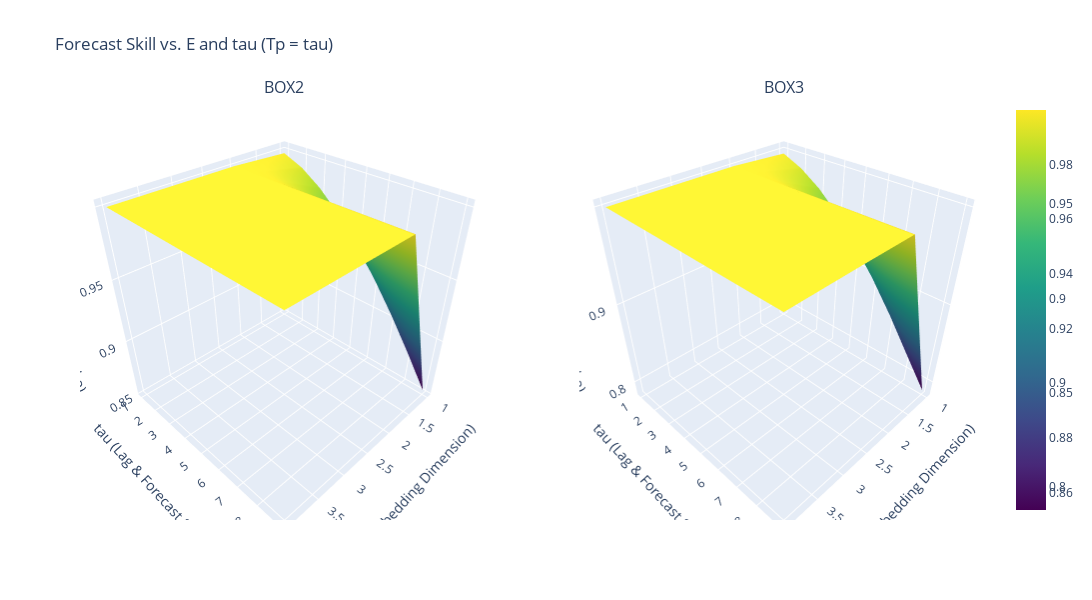

Here is the notebook cell this chart was saved with:
### Code cell
import numpy as np
import plotly.graph_objects as go
from plotly.subplots import make_subplots
import pandas as pd

# Prepare DataFrame
df = pd.DataFrame({
    'time': time,
    'X': data_array[:, 1],  
    'Y': data_array[:, 2],    
})


tau_values   = range(1, 10, 1)  # 10,20,30,...,100
E_candidates = range(1, 5)        # 1..8

# 2) We'll store results in 2D arrays:
#    rows = different tau, cols = different E
ant_results_3d   = np.zeros((len(tau_values), len(E_candidates)))
ngrip_results_3d = np.zeros((len(tau_values), len(E_candidates)))

# 3) Loop over all tau and E values to fill in the 2D arrays
for i, tau in enumerate(tau_values):
    ant_results = find_best_E(
        df, 
        E_values = E_candidates, 
        data_column = 'X',
        tau = tau,
        Tp = tau,           # forecast tau steps ahead
        lib='1 400',        # e.g. rows 1..900 as library
        pred='401 801',    # rows 901..1851 as prediction
        noTime=False
    )
    ngrip_results = find_best_E(
        df, 
        E_values = E_candidates, 
        data_column = 'Y',
        tau = tau,
        Tp = tau,
        lib='1 400',
        pred='401 801',
        noTime=False
    )
    
    for j, E in enumerate(E_candidates):
        ant_results_3d[i,j]   = ant_results[E]
        ngrip_results_3d[i,j] = ngrip_results[E]

# e.g. to create mesh for x=E, y=tau:
E_grid, Tau_grid = np.meshgrid(E_candidates, tau_values)  # each shape: (len(tau_values), len(E_candidates))


# Create a 1x2 grid of 3D subplots
fig = make_subplots(
    rows=1, cols=2, 
    specs=[[{'type': 'surface'}, {'type': 'surface'}]],
    subplot_titles=["BOX2", "BOX3"]
)

# -- Add the Antarctic surface (left subplot, row=1,col=1)
fig.add_trace(
    go.Surface(
        x=E_grid,          # embedding dimension
        y=Tau_grid,        # tau
        z=ant_results_3d,  # correlation skill
        colorscale='Viridis',
        name='BOX2'
    ),
    row=1, col=1
)

# -- Add the NGRIP surface (right subplot, row=1,col=2)
fig.add_trace(
    go.Surface(
        x=E_grid,
        y=Tau_grid,
        z=ngrip_results_3d,
        colorscale='Viridis',
        name='BOX3'
    ),
    row=1, col=2
)

# Update layout for each subplot’s axes and overall figure
fig.update_layout(
    title="Forecast Skill vs. E and tau (Tp = tau)",
    width=1200, height=600
)

# Customize the axis titles on each 3D subplot
fig.update_scenes(
    dict(
        xaxis_title="E (Embedding Dimension)",
        yaxis_title="tau (Lag & Forecast Steps)",
        zaxis_title="Forecast Skill (rho)"
    ),  # scene1 settings
    row=1, col=1
)
fig.update_scenes(
    dict(
        xaxis_title="E (Embedding Dimension)",
        yaxis_title="tau (Lag & Forecast Steps)",
        zaxis_title="Forecast Skill (rho)"
    ),  # scene2 settings
    row=1, col=2
)

fig.show()

### Figure 1 — Plotly figure (JSON) as saved in the notebook; plotly's stock layout.template omitted (floating-point values rounded to 4 significant figures)
{"data": [{"colorscale": [[0, "#440154"], [0.1111, "#482878"], [0.2222, "#3e4989"], [0.3333, "#31688e"], [0.4444, "#26828e"], [0.5556, "#1f9e89"], [0.6667, "#35b779"], [0.7778, "#6ece58"], [0.8889, "#b5de2b"], [1, "#fde725"]], "name": "BOX2", "scene": "scene", "type": "surface", "x": [[1, 2, 3, 4], [1, 2, 3, 4], [1, 2, 3, 4], [1, 2, 3, 4], [1, 2, 3, 4], [1, 2, 3, 4], [1, 2, 3, 4], [1, 2, 3, 4], [1, 2, 3, 4]], "y": [[1, 1, 1, 1], [2, 2, 2, 2], [3, 3, 3, 3], [4, 4, 4, 4], [5, 5, 5, 5], [6, 6, 6, 6], [7, 7, 7, 7], [8, 8, 8, 8], [9, 9, 9, 9]], "z": [[0.9977, 0.9999, 1.0, 1.0], [0.9911, 0.9999, 1.0, 0.9999], [0.9806, 0.9999, 0.9999, 0.9999], [0.9663, 0.9999, 0.9999, 0.9999], [0.9487, 0.9999, 0.9999, 0.9999], [0.9282, 0.9999, 0.9999, 0.9999], [0.9054, 0.9999, 0.9999, 0.9998], [0.8804, 0.9999, 0.9999, 0.9998], [0.8536, 0.9999, 0.9999, 0.9998]]}, {"colorscale": [[0, "#440154"], [0.1111, "#482878"], [0.2222, "#3e4989"], [0.3333, "#31688e"], [0.4444, "#26828e"], [0.5556, "#1f9e89"], [0.6667, "#35b779"], [0.7778, "#6ece58"], [0.8889, "#b5de2b"], [1, "#fde725"]], "name": "BOX3", "scene": "scene2", "type": "surface", "x": [[1, 2, 3, 4], [1, 2, 3, 4], [1, 2, 3, 4], [1, 2, 3, 4], [1, 2, 3, 4], [1, 2, 3, 4], [1, 2, 3, 4], [1, 2, 3, 4], [1, 2, 3, 4]], "y": [[1, 1, 1, 1], [2, 2, 2, 2], [3, 3, 3, 3], [4, 4, 4, 4], [5, 5, 5, 5], [6, 6, 6, 6], [7, 7, 7, 7], [8, 8, 8, 8], [9, 9, 9, 9]], "z": [[0.9961, 0.9998, 0.9998, 0.9997], [0.9863, 0.9998, 0.9996, 0.9995], [0.9711, 0.9997, 0.9996, 0.9994], [0.9505, 0.9997, 0.9994, 0.9992], [0.925, 0.9996, 0.9994, 0.999], [0.8942, 0.9996, 0.9993, 0.9987], [0.8609, 0.9996, 0.9993, 0.9985], [0.8242, 0.9996, 0.9992, 0.9984], [0.788, 0.9996, 0.9991, 0.9982]]}], "layout": {"annotations": [{"font": {"size": 16}, "showarrow": false, "text": "BOX2", "x": 0.225, "xanchor": "center", "xref": "paper", "y": 1, "yanchor": "bottom", "yref": "paper"}, {"font": {"size": 16}, "showarrow": false, "text": "BOX3", "x": 0.775, "xanchor": "center", "xref": "paper", "y": 1, "yanchor": "bottom", "yref": "paper"}], "height": 600, "scene": {"domain": {"x": [0, 0.45], "y": [0, 1]}, "xaxis": {"title": {"text": "E (Embedding Dimension)"}}, "yaxis": {"title": {"text": "tau (Lag & Forecast Steps)"}}, "zaxis": {"title": {"text": "Forecast Skill (rho)"}}}, "scene2": {"domain": {"x": [0.55, 1], "y": [0, 1]}, "xaxis": {"title": {"text": "E (Embedding Dimension)"}}, "yaxis": {"title": {"text": "tau (Lag & Forecast Steps)"}}, "zaxis": {"title": {"text": "Forecast Skill (rho)"}}}, "title": {"text": "Forecast Skill vs. E and tau (Tp = tau)"}, "width": 1200}}
